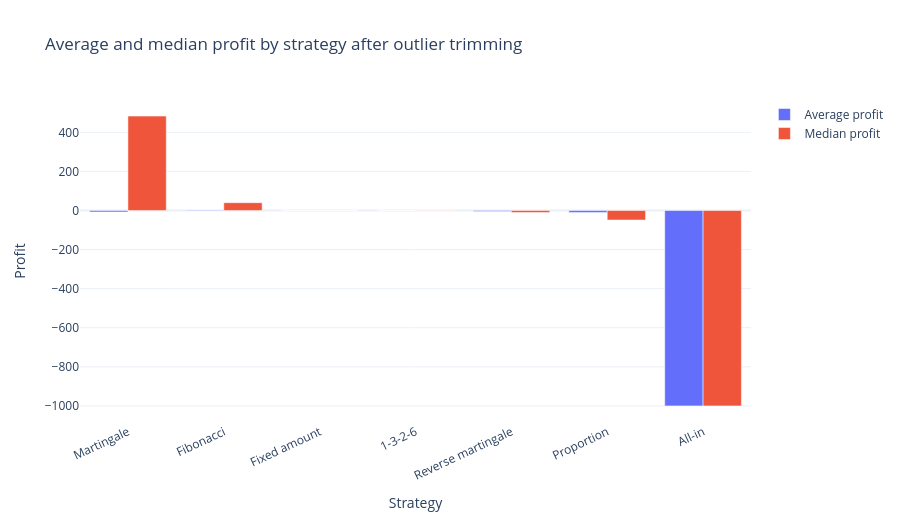

Source (notebook cell):
### Code cell
fig_strategy_summary = plot_strategy_summary(summary_no_commission)
fig_strategy_summary.write_html(PLOTLY_OUTPUT_DIR / "betting_strategy_summary.html", include_plotlyjs="cdn", full_html=True)
fig_strategy_summary

### Figure 1 — Plotly figure (JSON) as saved in the notebook; plotly's stock layout.template omitted (floating-point values rounded to 4 significant figures)
{"data": [{"hovertemplate": "%{x}<br>Average profit %{y:.2f}<extra></extra>", "name": "Average profit", "type": "bar", "x": ["Martingale", "Fibonacci", "Fixed amount", "1-3-2-6", "Reverse martingale", "Proportion", "All-in"], "y": [-7.506, -3.174, -0.1555, -0.3907, -5.24, -9.924, -1000.0]}, {"hovertemplate": "%{x}<br>Median profit %{y:.2f}<extra></extra>", "name": "Median profit", "type": "bar", "x": ["Martingale", "Fibonacci", "Fixed amount", "1-3-2-6", "Reverse martingale", "Proportion", "All-in"], "y": [483.0, 40.0, 0.0, -1.0, -10.0, -48.77, -1000.0]}], "layout": {"barmode": "group", "height": 520, "title": {"text": "Average and median profit by strategy after outlier trimming"}, "xaxis": {"tickangle": -25, "title": {"text": "Strategy"}}, "yaxis": {"title": {"text": "Profit"}}}}
